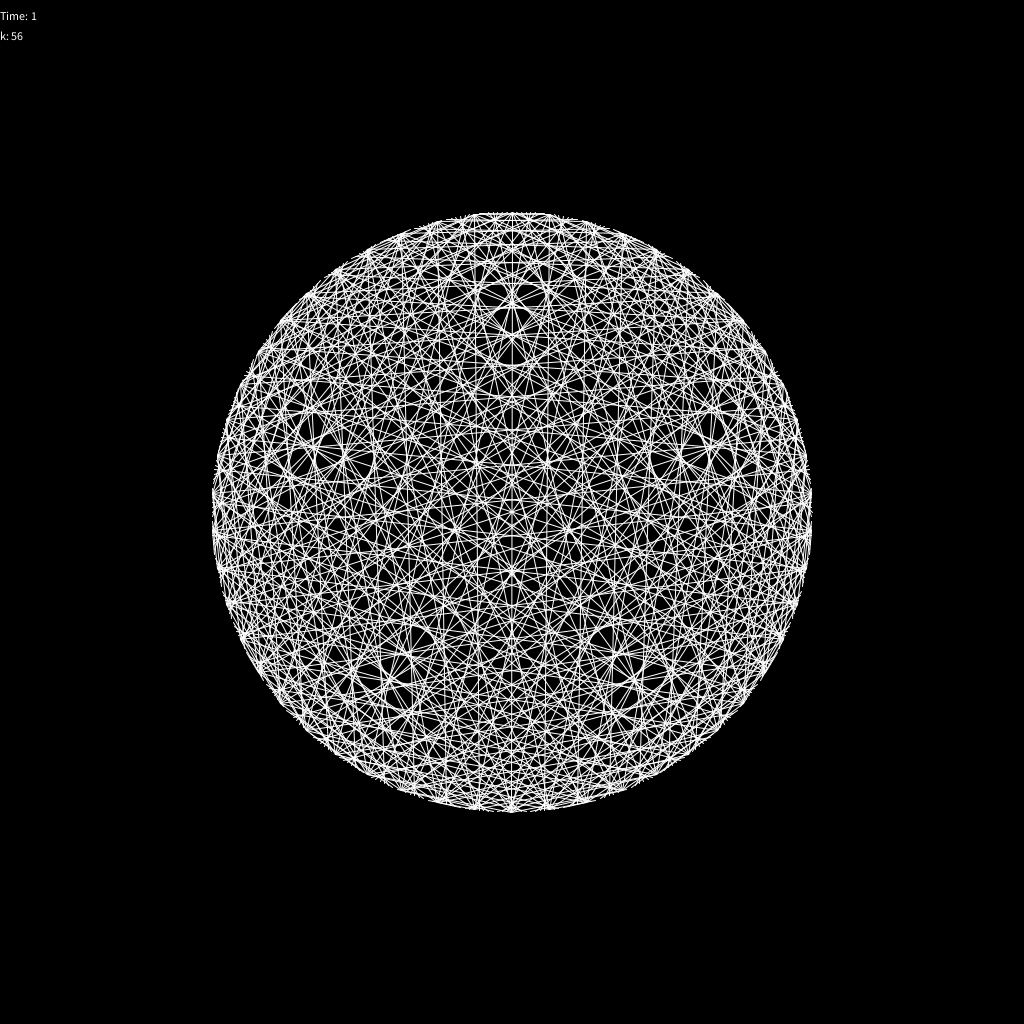
Frame 1 (no input)
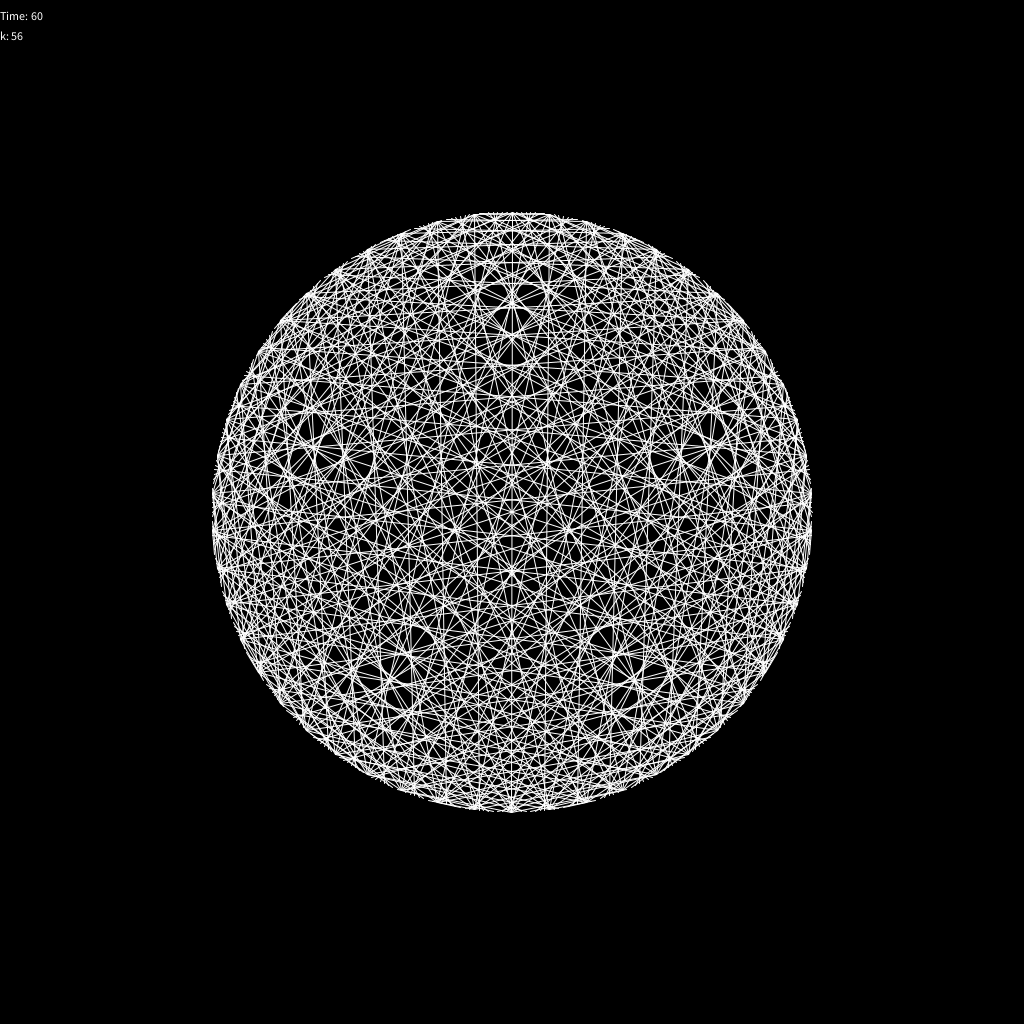
Frame 60 (the mouse pressed at the canvas centre just before this capture)
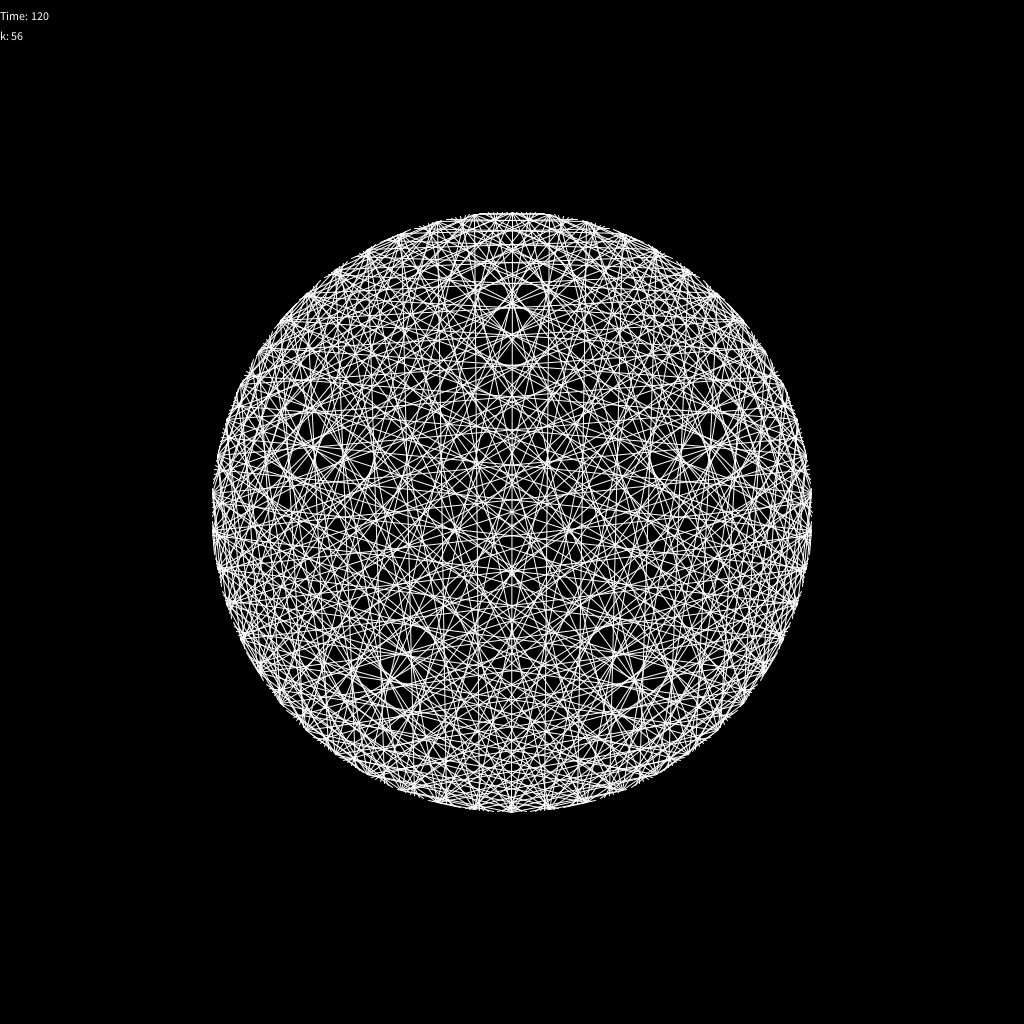
Frame 120 (the mouse held since frame 60 and released just before this capture)

The Processing sketch that drew these frames (run headless with seeded random() and noise(); from frame 60 on, the mouse is pressed at the canvas centre):

// Processing sketch: Complete_Graph
// ── Complete_Graph.pde
int num_polygon_vertexes = 400;
float[][] polygon_vertexes = new float[1000][2];
float[][] intc = new float[500500][2];
int time = 0;
int mode = 0;
int k = 56;
float dmx;
float dmy;
float scaling = 100;


void setup() {
  //fullScreen();
  size(1024, 1024);
  colorMode(RGB);
  polygon_vertex_change();
  fill(255, 255, 255);
  stroke(255, 255, 255, 255);
  strokeWeight(1);
}




void polygon_vertex_change() {  
  //float[][] polygon_vertexes = new float[num_polygon_vertexes][2];

  for (int i = 0; i < num_polygon_vertexes; i ++) {
    polygon_vertexes[i][0] = sin((float(i)/num_polygon_vertexes)*TWO_PI)*300+width/2; 
    polygon_vertexes[i][1] = -cos((float(i)/num_polygon_vertexes)*TWO_PI)*300+height/2;
    //println(str(polygon_vertexes[i][0])+" "+str(polygon_vertexes[i][1]));
  }
}

void intercept_change() {
  int count = 0;
  for (int i = 0; i < num_polygon_vertexes; i ++) {
    float  x1 = polygon_vertexes[i][0];
    float  y1 = polygon_vertexes[i][1];
    float  x2 = polygon_vertexes[((i)*k) % (num_polygon_vertexes )][0];
    float  y2 = polygon_vertexes[((i)*k) % (num_polygon_vertexes )][1];
    for (int j = i+1; j < num_polygon_vertexes; j++) {
      float x3 = polygon_vertexes[j][0];
      float y3 = polygon_vertexes[j][1];
      float x4 = polygon_vertexes[((j)*k) % (num_polygon_vertexes )][0];
      float y4 = polygon_vertexes[((j)*k) % (num_polygon_vertexes )][1];
      float intercepts[] = line_int(x1, y1, x2, y2, x3, y3, x4, y4);
      intc[count] = intercepts;
      count ++;
      //println(count);
    }
  }
}

void mouseDragged(){
  dmx += mouseX-pmouseX;
  dmy += mouseY-pmouseY;
}
void mouseWheel(MouseEvent event) {
  scaling += event.getCount()*5;
}

void draw() {
  pushMatrix();

  translate(dmx,dmy);
  background(0);
  scale(scaling/100, scaling/100);
  
  if (mode == 2) {
    for (int i = 0; i < num_polygon_vertexes; i++) {
      int x1 = int(polygon_vertexes[i][0]);
      int y1 = int(polygon_vertexes[i][1]);
      for (int j = i+1; j < num_polygon_vertexes; j++) {
        int x2 = int(polygon_vertexes[(j)][0]);
        int y2 = int(polygon_vertexes[(j)][1]);
        line(x1, y1, x2, y2);
      }
    }
  }
  
  if (mode == 1) {
    for (int i = 0; i < (num_polygon_vertexes/2)*(num_polygon_vertexes+1); i ++) {
      point(intc[i][0], intc[i][1]);
    }
  }
  if (mode == 0) {
    for (int i = 0; i<num_polygon_vertexes; i++) {
      float x1 = polygon_vertexes[i][0];
      float y1 = polygon_vertexes[i][1];
      float x2 = polygon_vertexes[((i)*k) % (num_polygon_vertexes )][0];
      float y2 = polygon_vertexes[((i)*k) % (num_polygon_vertexes )][1];
      line(x1, y1, x2, y2);
      
    }
  }  

  time ++;
  popMatrix();
  text("Time: " + str(time), 0, 20);
  text("k: " + str(k), 0, 40);
  
}

// ── Input_Registration.pde
void keyPressed() {
  if (key == 'q' && num_polygon_vertexes < 1000) {
    num_polygon_vertexes ++;
    polygon_vertex_change();
    if (mode == 1) {
      intercept_change();
    }
  } else {
    if (key == 'w' && num_polygon_vertexes > 3) {
      num_polygon_vertexes --;
      polygon_vertex_change();
      if (mode == 1) {
        intercept_change();
      }
    }
  }
  if (key == 'a') {
    k ++;
    if (mode == 1) {
      intercept_change();
    }
  }
  if (key == 's') {
    k --;
    if (mode == 1) {
      intercept_change();
    }
  }
  if (key == 'z') {
    mode = (mode+1) % 2;
    if (mode == 1) {
      intercept_change();
    }
  }
}
// ── Line_Int.pde

float[] line_int(float a, float b, float c, float d, float p, float q, float r, float s) {
  float t = a-c;

  if (t == 0) {
    float u = p-r;
    if (u == 0) {
      return new float[] {-999999, -999999};
    }
    float g = (q-s)/u;
    float y = g*a+q-p*g;
    return new float[] {a, y};
  }

  float u = p-r;
  if (u == 0) {
    if ( t == 0) {
      return new float[] {-999999, -999999};
    }
    float m = (b-d)/t;
    float y = m * p + b - a * m;
    return new float[] {p, y};
  }

  float m = (b-d)/t;
  float g = (q-s)/u;
  if (m == g) {
    return new float[] {-999999, -999999};
  }    
  float x = (q-b+a*m-p*g)/(m-g);
  float y = m*(x-a)+b;

  return new float[] {x, y};
}
/*
float a1 = 0;
float b1 = 5;
float c1 = 10;
float d1 = 5;
float p1 = 5;
float q1 = 0;
float r1 = 5;
float s1 = 10;
*/
